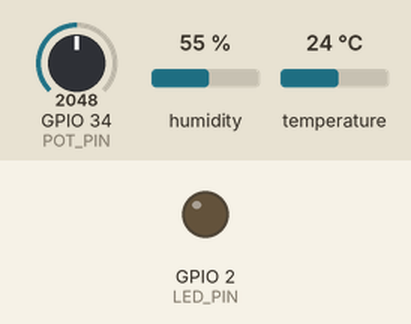
A sketch run on a simulated ESP32. Parts: output pins drawn as LEDs (lit = HIGH). Inputs (shaded band) come from the test bench; at power-on: GPIO 34 (POT_PIN) = 2048, humidity 55 %, temperature 24 °C. WiFi joins after 1.5 s; servers stay silent unless stated; random numbers use the default seed unless the sketch sets one; no MQTT or app messages arrive unless stated; what the sketch prints to the serial monitor is not drawn.

Above: at 0.1 s.
At 1.6 s:
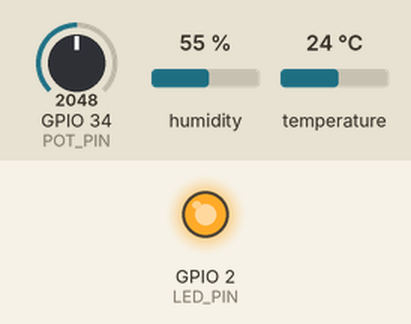
Timing chart, 0 to 3.1 s (numbered marks = the images above):
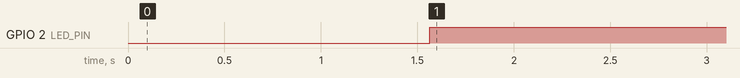

Measured:
- by itself, GPIO 2 (LED_PIN): LOW → HIGH at 1.6 s

The sketch:

gridsense_node.ino
```cpp
#include <WiFi.h>
#include <PubSubClient.h>
#include "DHTesp.h"

// ---------- Network ----------
const char* WIFI_SSID   = "Wokwi-GUEST";        // Wokwi's virtual Wi-Fi
const char* WIFI_PASS   = "";                   // no password
const char* MQTT_BROKER = "broker.hivemq.com";  // free public broker
const int   MQTT_PORT   = 1883;
const char* TOPIC       = "gridsense-dauemi/energy-lab/state";

// ---------- Pins ----------
const int DHT_PIN = 15;
const int POT_PIN = 34;
const int LED_PIN = 2;

DHTesp dht;
WiFiClient espClient;            // the network connection
PubSubClient mqtt(espClient);    // MQTT runs on top of it

void connectWiFi() {
  Serial.print("Connecting to Wi-Fi");
  WiFi.begin(WIFI_SSID, WIFI_PASS, 6);
  while (WiFi.status() != WL_CONNECTED) {
    delay(250);
    Serial.print(".");
  }
  Serial.print(" connected! IP: ");
  Serial.println(WiFi.localIP());
}

void connectMQTT() {
  while (!mqtt.connected()) {
    Serial.print("Connecting to MQTT broker...");
    String clientId = "gridsense-" + String(random(0xffff), HEX);  // unique name
    if (mqtt.connect(clientId.c_str())) {
      Serial.println(" connected!");
    } else {
      Serial.print(" failed (state ");
      Serial.print(mqtt.state());
      Serial.println("), retrying in 2 s");
      delay(2000);
    }
  }
}

void setup() {
  Serial.begin(115200);
  dht.setup(DHT_PIN, DHTesp::DHT22);
  pinMode(LED_PIN, OUTPUT);
  Serial.println("GridSense node starting...");
  connectWiFi();
  mqtt.setServer(MQTT_BROKER, MQTT_PORT);
}

void loop() {
  if (!mqtt.connected()) connectMQTT();   // reconnect if the link drops
  mqtt.loop();                            // keeps the MQTT connection alive

  // 1. Read the sensors
  TempAndHumidity data = dht.getTempAndHumidity();
  int raw = analogRead(POT_PIN);
  int co2 = map(raw, 0, 4095, 400, 2000);

  // 2. Decide
  bool alert = co2 > 1000;
  digitalWrite(LED_PIN, alert ? HIGH : LOW);

  // 3. Build the JSON
  String json = "{\"temp_C\":" + String(data.temperature, 1) +
                ",\"hum_pct\":" + String(data.humidity, 1) +
                ",\"co2_ppm\":" + String(co2) +
                ",\"vent_alert\":" + String(alert ? 1 : 0) + "}";

  // 4. Publish (true = retained, so new subscribers get the latest value)
  bool ok = mqtt.publish(TOPIC, json.c_str(), true);
  Serial.print(ok ? "Published: " : "Publish FAILED: ");
  Serial.println(json);

  delay(2000);
}
```
